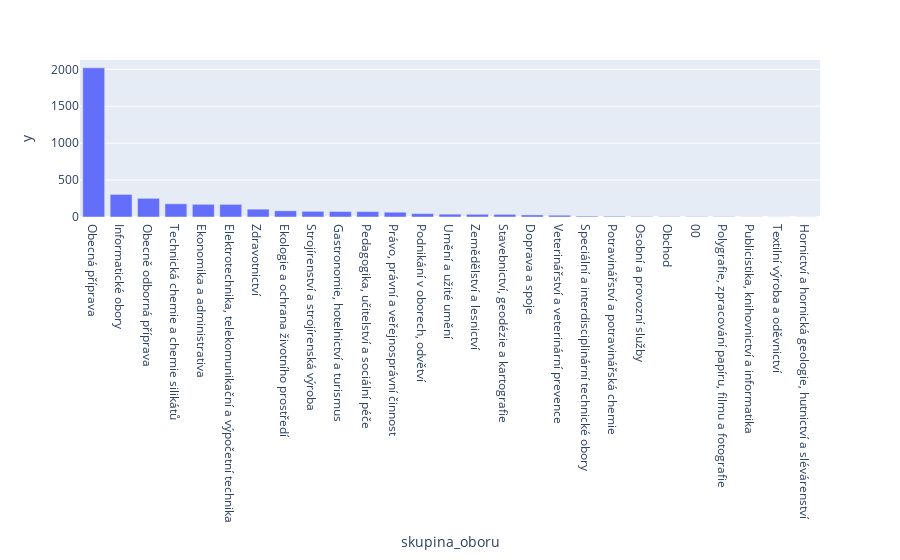

This figure's notebook cell:
### Code cell
data = merged_df["skupina_oboru"].value_counts()

fig = px.bar(data, x=data.index, y=data.values)

fig.show()

### Figure 1 — Plotly figure (JSON) as saved in the notebook; plotly's stock layout.template omitted (floating-point values rounded to 4 significant figures)
{"data": [{"alignmentgroup": "True", "hovertemplate": "skupina_oboru=%{x}<br>y=%{y}<extra></extra>", "legendgroup": "", "marker": {"color": "#636efa", "pattern": {"shape": ""}}, "name": "", "offsetgroup": "", "orientation": "v", "showlegend": false, "textposition": "auto", "type": "bar", "x": ["Obecná příprava", "Informatické obory", "Obecně odborná příprava", "Technická chemie a chemie silikátů", "Ekonomika a administrativa", "Elektrotechnika, telekomunikační a výpočetní technika", "Zdravotnictví", "Ekologie a ochrana životního prostředí", "Strojírenství a strojírenská výroba", "Gastronomie, hotelnictví a turismus", "Pedagogika, učitelství a sociální péče", "Právo, právní a veřejnosprávní činnost", "Podnikání v oborech, odvětví", "Umění a užité umění", "Zemědělství a lesnictví", "Stavebnictví, geodézie a kartografie", "Doprava a spoje", "Veterinářství a veterinární prevence", "Speciální a interdisciplinární technické obory", "Potravinářství a potravinářská chemie", "Osobní a provozní služby", "Obchod", "00", "Polygrafie, zpracování papíru, filmu a fotografie", "Publicistika, knihovnictví a informatika", "Textilní výroba a oděvnictví", "Hornictví a hornická geologie, hutnictví a slévárenství"], "xaxis": "x", "y": [2020, 306, 253, 179, 172, 171, 106, 84, 77, 74, 73, 65, 46, 38, 37, 36, 28, 24, 12, 10, 7, 5, 5, 5, 2, 1, 1], "yaxis": "y"}], "layout": {"barmode": "relative", "legend": {"tracegroupgap": 0}, "margin": {"t": 60}, "xaxis": {"anchor": "y", "domain": [0, 1], "title": {"text": "skupina_oboru"}}, "yaxis": {"anchor": "x", "domain": [0, 1], "title": {"text": "y"}}}}
